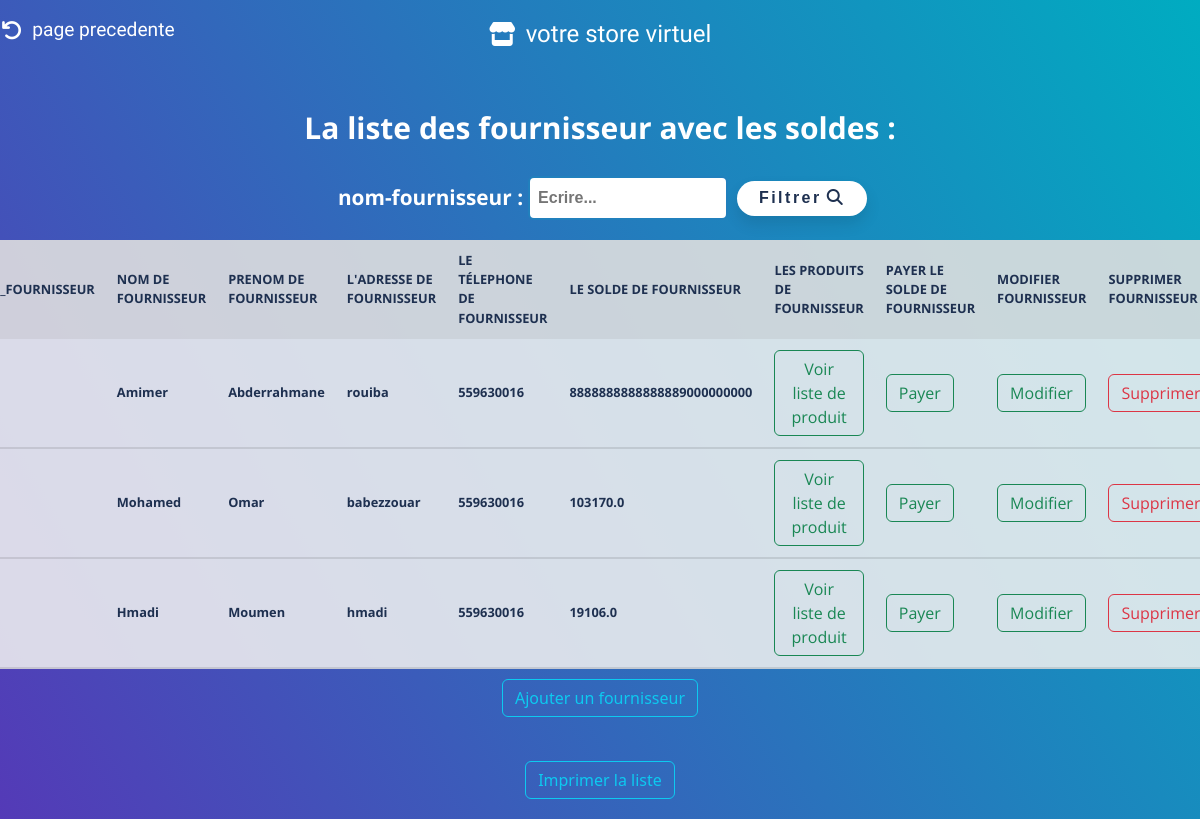
The app's page /gerer_achat/ with its own data.
### magasinier/models.py (models this page shows)
class Fournisseur(models.Model):
    nomF = models.CharField(max_length=50)
    prenomF = models.CharField(max_length=50)
    adrF = models.CharField(max_length=50)
    telephone = models.BigIntegerField()
    solde = models.FloatField(max_length=10, default=0)
    produits_fournisseur = models.ManyToManyField(Produit_Fournisseur, related_name='Fournisseurs')

### magasinier/views.py (the view)
# urls.py: path('gerer_achat/',views.afficher_fournisseur,name='gerer_fournisseur'),
def afficher_fournisseur(request):
    cherch = request.GET.get('chercher')
    fournisseurs = Fournisseur.objects.all()
    if cherch:
        fournisseurs = fournisseurs.filter(nomF__startswith=cherch)
    return render(request,"gerer_achat.html",{"fournisseurs":fournisseurs})

### magasinier/templates/gerer_achat.html (shortened to what this page needs)
{% load static %}
<!DOCTYPE html>
<html lang="en">
<head>
    <link rel="stylesheet" type="text/css" href="{% static 'css/bootstrap.min.css' %}">
    <link rel="stylesheet" href="{% static 'css/styleModal.css' %}">
    <link href="{% static 'fontawesomefree/css/all.min.css' %}" rel="stylesheet" type="text/css">
    <link
      rel="stylesheet"
      href="{% static 'css/list.css' %}"
      type="text/css"
    />
</head>
<body>
  <a href="{% url 'choisir_option_achat' %}" style="all: unset"><div class="logo"  onmouseover="document.querySelector('.fa-arrow-rotate-left').style.color='rgba(255, 255, 255, 0.39)';
    this.style.color='rgba(255, 255, 255, 0.39)';"onmouseout="document.querySelector('.fa-arrow-rotate-left').style.color='rgb(255, 255, 255)';
    this.style.color='rgb(255, 255, 255)'; " style=" position: absolute;
        top: 0;
        left: 0;
        cursor: pointer;
        text-wrap: nowrap;
        display: flex;
        align-items: center;
        justify-content: center;
        padding: 6px;
        font-family: 'Bubblegum Sans', sans-serif;
        color: rgb(255, 255, 255);
        font-size: 1.2rem;
        background-color: transparent;
        border-radius: 30px;
        transition: 0.2s;
        font-weight: 100;
        margin-left: 28px;
        width: 10%;
        margin-top: 10px;"><i class="fa-solid fa-arrow-rotate-left" style="font-size: 1.3rem;color: white; margin-right: 10px;"></i>page precedente</div></a>
    <a href="{% url 'magazinier' %}" style="all: unset"><div class="logo"  onmouseover="this.style.backgroundColor='rgba(255, 255, 255, 0.39)';"onmouseout="this.style.backgroundColor='transparent'; " style=" position: absolute;
        top: 0;
        left: 50%;
        transform: translateX(-50%);
        cursor: pointer;
        text-wrap: nowrap;
        display: flex;
        align-items: center;
        justify-content: center;
        padding: 6px;
        font-family: 'Bubblegum Sans', sans-serif;
        color: rgb(255, 255, 255);
        font-size: 1.5rem;
        background-color: transparent;
        border-radius: 30px;
        transition: 0.8s;
        width: 20%;
        font-weight: 100;
        margin-top: 10px;"><i class="fa-solid fa-store" style="font-size: 1.5rem;color: white;
        margin-right: 10px;"></i>votre store virtuel</div></a>
    <h4>La liste des fournisseur avec les soldes :</h4>
    <form method="GET" action="{% url 'gerer_fournisseur' %}">
        <label for="chercher">nom-fournisseur :</label>
        <input type="text" id="chercher" name="chercher" placeholder="Ecrire..." >
        <button type="submit">Filtrer<i class="fa-solid fa-magnifying-glass"></i></button>
    </form>
    <table style="font-size: 0.8rem;width: 100%;">
        <tr>
          <th style="font-size: 0.8rem;">ID_fournisseur</th>
          <th style="font-size: 0.8rem;">Nom de fournisseur</th>
          <th style="font-size: 0.8rem;">Prenom de fournisseur</th>
          <th style="font-size: 0.8rem;">l'adresse de fournisseur</th>
          <th style="font-size: 0.8rem;">le télephone de fournisseur</th>
          <th style="font-size: 0.8rem;">le solde de fournisseur</th>
          <th style="font-size: 0.8rem;">les produits de fournisseur</th>
          <th style="font-size: 0.8rem;">Payer le solde de fournisseur</th>
          <th style="font-size: 0.8rem;">Modifier fournisseur</th>
          <th style="font-size: 0.8rem;">Supprimer fournisseur</th>
        </tr>
        {% for f in fournisseurs %}
        <tr>
          <td style="font-size: 0.8rem;">{{f.id}}</td>
          <td style="font-size: 0.8rem;">{{f.nomF}}</td>
          <td style="font-size: 0.8rem;">{{f.prenomF}}</td>
          <td style="font-size: 0.8rem;">{{f.adrF}}</td>
          <td style="font-size: 0.8rem;">{{f.telephone}}</td>
          <td style="font-size: 0.8rem;">{{f.solde}}</td>
          <td><a href="{% url 'listeProduit_fournisseur' f.id %}" class="btn btn-outline-success">Voir liste de produit</a></td>
          <td><a href="{% url 'ajouter_paiment_soldF' f.id %}" class="btn btn-outline-success">Payer</a></td>
          <td><a href="{% url 'modifier_fournisseur' f.id %}" class="btn btn-outline-success">Modifier</a></td>
          <td><a href="#" class="btn btn-outline-danger" onclick="confirmDelete('{{ f.id }}')">Supprimer</a></td>
        </tr>
        {% endfor %}
      </table>
    <a href="{% url 'ajouter_fournisseur'%}" class="btn btn-outline-info">Ajouter un fournisseur</a><br>
    <a href="#" type="button" onclick="printProducts()" class="btn btn-outline-info" style="margin: 20px;">Imprimer la liste</a>
</body>
</html>

### magasinier/static/css/list.css (style rules this page uses)
* { margin: 0; padding: 0; color: #fff; font-family: 'Open Sans', sans-serif; font-weight: bold; }
body { background: linear-gradient(60deg, rgba(84,58,183,1) 0%, rgba(0,172,193,1) 100%); display: flex; align-items: center; justify-content: center; flex-direction: column; }
h4 { margin: 30px;margin-top: 110px; font-size: 30px;font-weight: bold; }
form { display: flex; align-items: center; justify-content: center; font-family: Arial, sans-serif; }
form label { display: block; margin-left: 5px; margin-right: 5px; font-weight: bold; font-size: 1.3rem; color: #ffffff; }
form input[type="text"], form input[type="date"], form input[type="day"], form input[type="month"], form input[type="year"] { padding: 8px; font-size: 16px; border: 2px solid #2180BD; border-radius: 6px; color: #2180BD; transition: border-color 0.3s ease; width: 200px; }
form button[type="submit"] { margin-left: 9px; width: 130px; height: 35px; font-weight: bold; letter-spacing: 2.5px; color: rgb(30,48,80); background-color: #fff; border: none; border-radius: 25px; box-shadow: 0px 8px 15px rgba(0, 0, 0, 0.1); transition: all 0.3s ease 0s; cursor: pointer; outline: none; }
form button[type="submit"] i { color: rgb(30,48,80); margin-left: 5px; }
table { margin-bottom: 10px; width: 96%; background-color: rgba(240, 240, 240, 0.87); margin-top: 20px; border-collapse: collapse; border-radius: 8px; }
th, td { padding: 11px; text-align: left; font-weight: bold; font-size: 16px; color: rgb(30,48,80); }
th { background-color: rgba(159, 159, 159, 0.2); text-transform: uppercase; }
td { border-bottom: solid 2px rgba(5, 5, 5, 0.1); }

### records on screen
Fournisseur: nomF "Amimer", prenomF "Abderrahmane", adrF "rouiba", telephone "559630016", solde "8888888888888889000000000"
Fournisseur: nomF "Mohamed", prenomF "Omar", adrF "babezzouar", telephone "559630016", solde "103170.0"
Fournisseur: nomF "Hmadi", prenomF "Moumen", adrF "hmadi", telephone "559630016", solde "19106.0"
